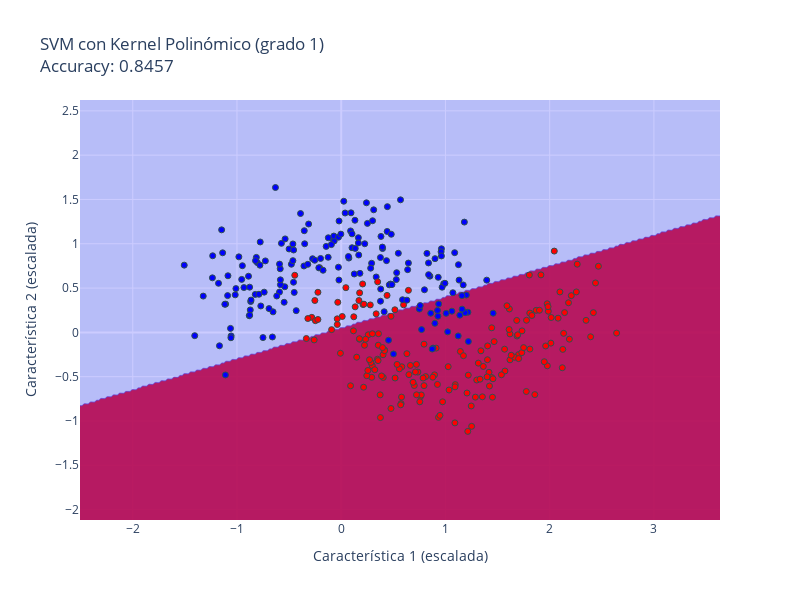

The notebook cell this image was saved under:
### Markdown cell above
#### 2.  **Kernel Polinómico y Grado:** Modifica el grado `degree` del `SVC(kernel='poly', ...)` a 1, 2, 5 y 10. Describe cómo cambia la complejidad de la frontera de decisión y el riesgo de sobreajuste (overfitting).

### Code cell
svm_poly = SVC(kernel='poly', degree=1, random_state=42)
svm_poly.fit(X_train, y_train)
fig = plot_decision_boundary(svm_poly, X_train, y_train, 'SVM con Kernel Polinómico (grado 1)')
fig.show()

### Figure 1 — Plotly figure (JSON) as saved in the notebook; plotly's stock layout.template omitted (floating-point values rounded to 4 significant figures; data arrays with more than 128 entries replaced by an {"elided": "..."} marker saying what was removed)
{"data": [{"colorscale": [[0, "rgba(0,0,255,0.2)"], [1, "rgba(255,0,0,0.2)"]], "line": {"width": 0}, "showscale": false, "type": "contour", "x": {"elided": "308 float values"}, "y": {"elided": "238 float values"}, "z": {"elided": "238x308 int values"}}, {"marker": {"color": {"elided": "350 int values"}, "colorscale": [[0, "blue"], [1, "red"]], "line": {"color": "DarkSlateGrey", "width": 1}}, "mode": "markers", "showlegend": false, "type": "scatter", "x": {"elided": "350 float values"}, "y": {"elided": "350 float values"}}], "layout": {"height": 600, "title": {"text": "SVM con Kernel Polinómico (grado 1)<br>Accuracy: 0.8457"}, "width": 800, "xaxis": {"title": {"text": "Característica 1 (escalada)"}}, "yaxis": {"title": {"text": "Característica 2 (escalada)"}}}}
